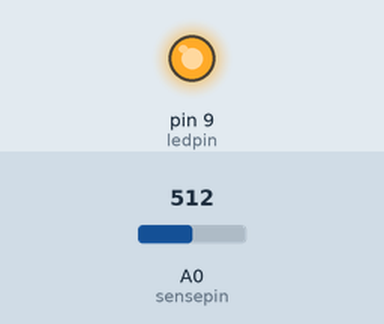
The sketch below on a simulated Arduino Uno, built with avr-gcc and run on an emulated ATmega328P. Parts: output pins drawn as LEDs (lit = HIGH). The inputs (shaded band) are chosen by the test bench; at power-on: A0 (sensepin) = 512.

Above: at 1.2 s.
1.3 s: A0 (sensepin) set to 788
2.8 s: A0 (sensepin) set to 809
At 3.3 s:
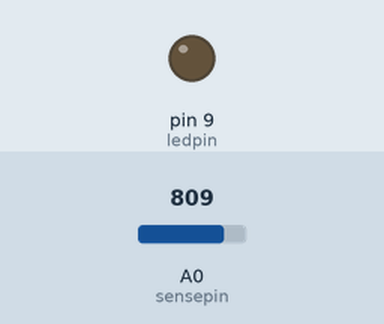
4.3 s: A0 (sensepin) set to 790
At 5.5 s:
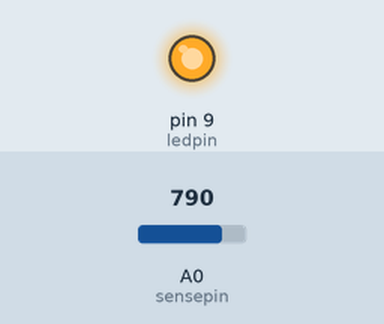
5.8 s: A0 (sensepin) set to 810
At 6.7 s:
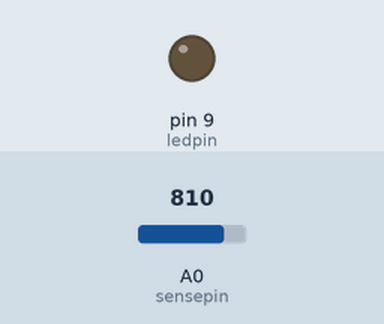
Timing chart, 0 to 8.3 s (numbered marks = the images above; inputs shaded):
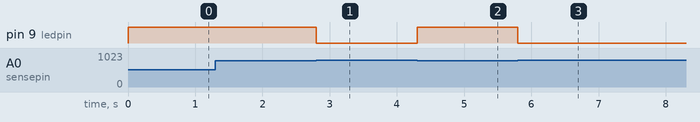

Measured:
- the behaviour switches between 799 and 800 on A0 (sensepin) (found by bisection; images 0 and 1)
- after the input at 1.3 s, every drawn part: stays the same
- after the input at 2.8 s, pin 9 (ledpin): HIGH → LOW at once
- after the input at 4.3 s, pin 9 (ledpin): LOW → HIGH at once
- after the input at 5.8 s, pin 9 (ledpin): HIGH → LOW at once

The sketch:

nightlight.ino
```cpp
int sensepin = 0;
int ledpin = 9;
void setup()
{
  pinMode(ledpin, OUTPUT);
}
void loop()
{
  int val=analogRead(sensepin);
  if(val<800)
    digitalWrite(ledpin, HIGH);
  else
    digitalWrite(ledpin,LOW);
}
```
